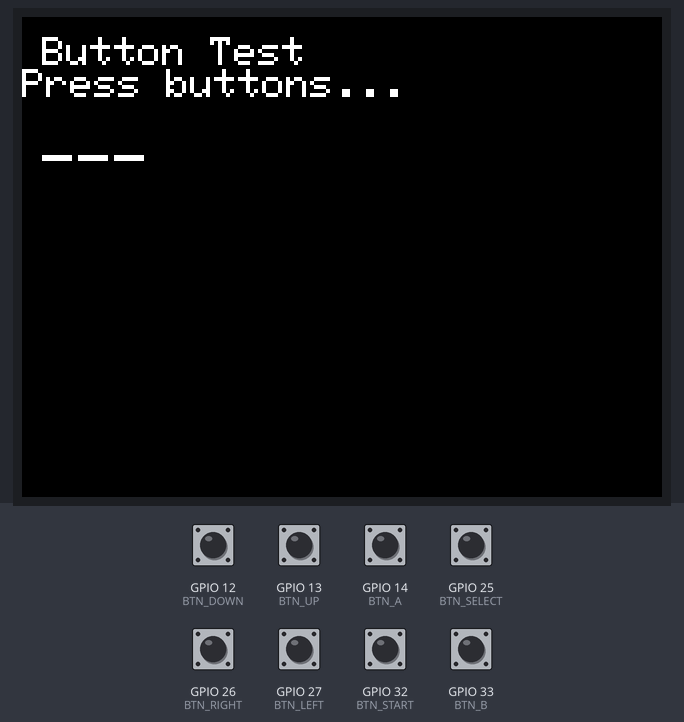
Bench run of a sketch on a simulated ESP32. On the bench: 320×240 colour display. Inputs (shaded band) come from the test bench; at power-on: GPIO 12 (BTN_DOWN), GPIO 13 (BTN_UP), GPIO 14 (BTN_A), GPIO 25 (BTN_SELECT), GPIO 26 (BTN_RIGHT), GPIO 27 (BTN_LEFT), GPIO 32 (BTN_START), GPIO 33 (BTN_B) HIGH. What the sketch prints to the serial monitor is not drawn.

Above: at 1.4 s.
1.5 s: GPIO 12 (BTN_DOWN) pulled LOW for 0.15 s
At 1.61 s:
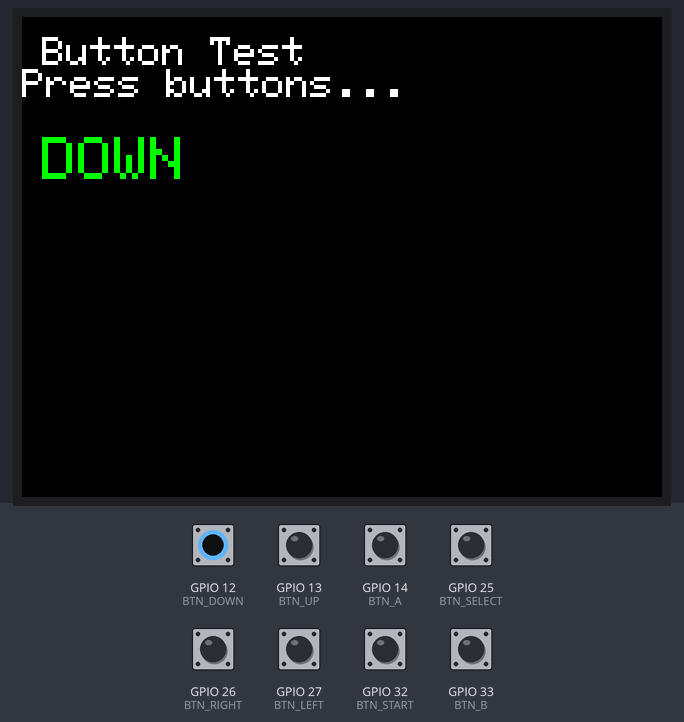
3.1 s: GPIO 13 (BTN_UP) pulled LOW for 0.15 s
At 3.21 s:
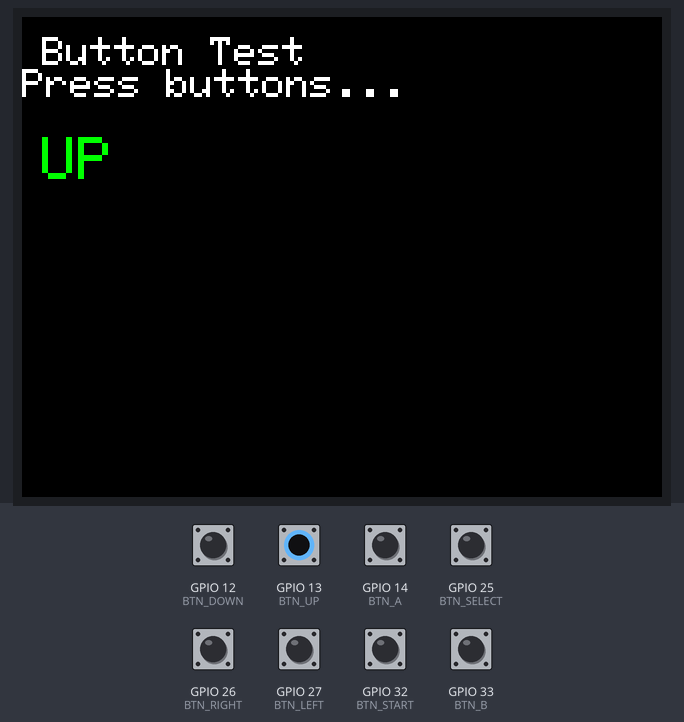
4.7 s: GPIO 14 (BTN_A) pulled LOW for 0.15 s
At 4.81 s:
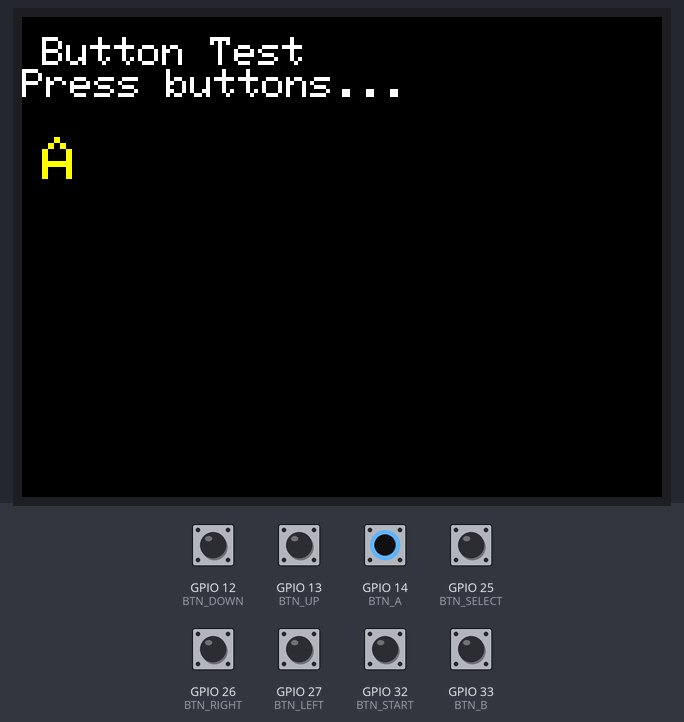
6.3 s: GPIO 25 (BTN_SELECT) pulled LOW for 0.15 s
At 6.41 s:
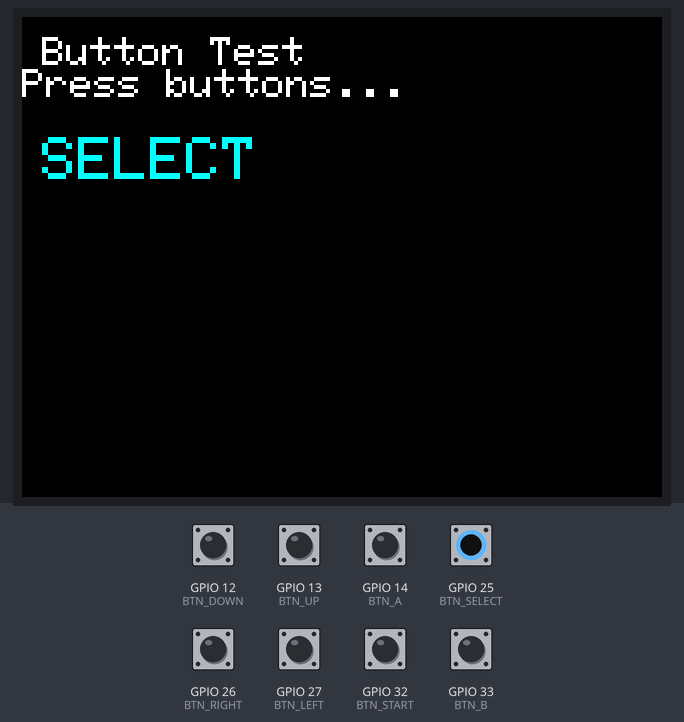
7.9 s: GPIO 26 (BTN_RIGHT) pulled LOW for 0.15 s
At 7.99 s:
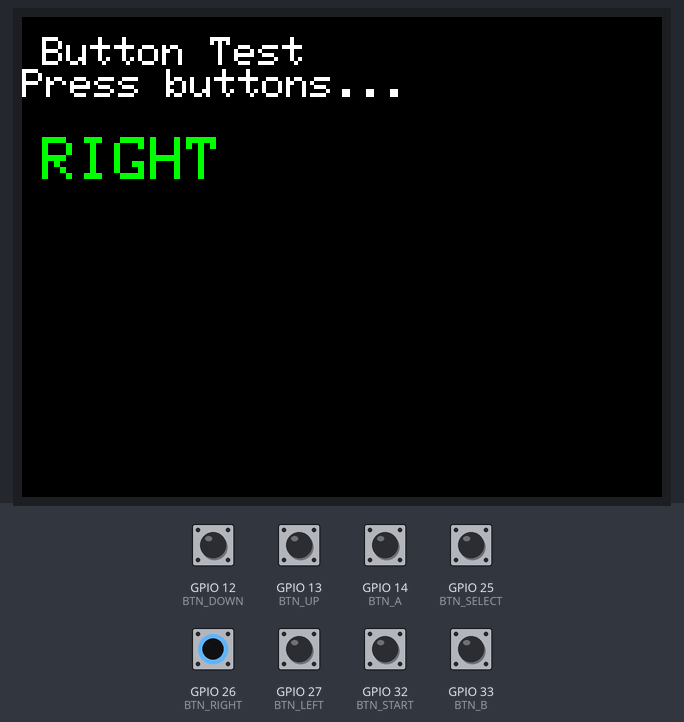
9.5 s: GPIO 27 (BTN_LEFT) pulled LOW for 0.15 s
At 9.59 s:
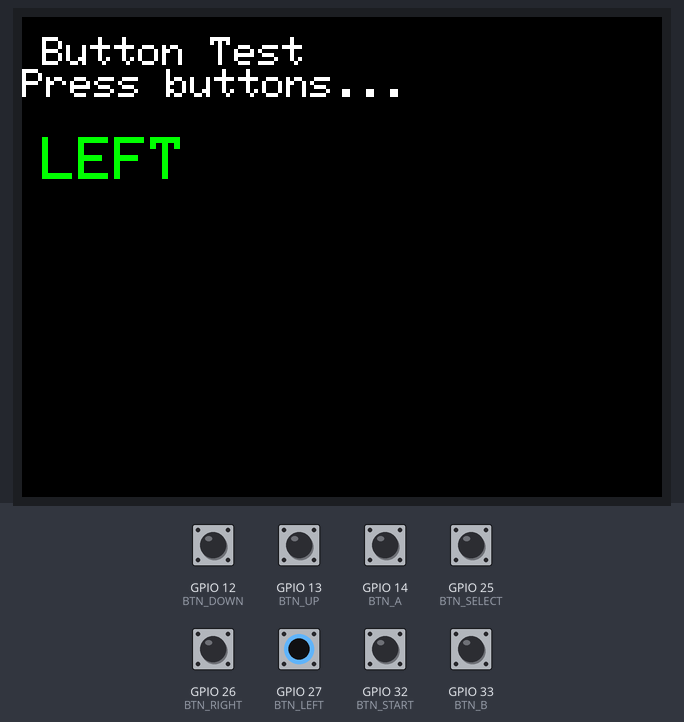
Timing chart, 0 to 12.1 s (numbered marks = the images above; inputs shaded):
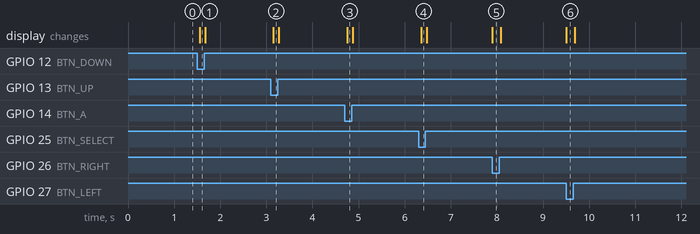

The sketch:

Game_Switch_Control.ino
```cpp
#include <TFT_eSPI.h>

TFT_eSPI tft = TFT_eSPI();

// Button pins - তোমার নতুন configuration
#define BTN_UP     13
#define BTN_DOWN   12
#define BTN_LEFT   27
#define BTN_RIGHT  26
#define BTN_A      14
#define BTN_B      33
#define BTN_START  32
#define BTN_SELECT 25

void setup() {
  Serial.begin(115200);

  // Display setup
  tft.init();
  tft.setRotation(1);
  tft.fillScreen(TFT_BLACK);
  tft.setTextColor(TFT_WHITE, TFT_BLACK);
  tft.setTextSize(2);

  // Button setup - INPUT_PULLUP mode
  pinMode(BTN_UP, INPUT_PULLUP);
  pinMode(BTN_DOWN, INPUT_PULLUP);
  pinMode(BTN_LEFT, INPUT_PULLUP);
  pinMode(BTN_RIGHT, INPUT_PULLUP);
  pinMode(BTN_A, INPUT_PULLUP);
  pinMode(BTN_B, INPUT_PULLUP);
  pinMode(BTN_START, INPUT_PULLUP);
  pinMode(BTN_SELECT, INPUT_PULLUP);

  tft.setCursor(10, 10);
  tft.println("Button Test");
  tft.println("Press buttons...");

  Serial.println("Button test ready!");
}

void loop() {
  tft.fillRect(10, 60, 300, 30, TFT_BLACK);
  tft.setCursor(10, 60);
  tft.setTextSize(3);

  // Check each button
  if(!digitalRead(BTN_UP)) {
    tft.setTextColor(TFT_GREEN);
    tft.println("UP");
    Serial.println("UP pressed");
  }
  else if(!digitalRead(BTN_DOWN)) {
    tft.setTextColor(TFT_GREEN);
    tft.println("DOWN");
    Serial.println("DOWN pressed");
  }
  else if(!digitalRead(BTN_LEFT)) {
    tft.setTextColor(TFT_GREEN);
    tft.println("LEFT");
    Serial.println("LEFT pressed");
  }
  else if(!digitalRead(BTN_RIGHT)) {
    tft.setTextColor(TFT_GREEN);
    tft.println("RIGHT");
    Serial.println("RIGHT pressed");
  }
  else if(!digitalRead(BTN_A)) {
    tft.setTextColor(TFT_YELLOW);
    tft.println("A");
    Serial.println("A pressed");
  }
  else if(!digitalRead(BTN_B)) {
    tft.setTextColor(TFT_YELLOW);
    tft.println("B");
    Serial.println("B pressed");
  }
  else if(!digitalRead(BTN_START)) {
    tft.setTextColor(TFT_CYAN);
    tft.println("START");
    Serial.println("START pressed");
  }
  else if(!digitalRead(BTN_SELECT)) {
    tft.setTextColor(TFT_CYAN);
    tft.println("SELECT");
    Serial.println("SELECT pressed");
  }
  else {
    tft.setTextColor(TFT_WHITE);
    tft.println("---");
  }

  delay(50);
}
```

Measured:
- after the input at 1.5 s, the display: changes after 0.05 s (image 1)
- after the input at 3.1 s, the display: changes after 0.05 s (image 2)
- after the input at 4.7 s, the display: changes after 0.06 s (image 3)
- after the input at 6.3 s, the display: changes after 0.06 s (image 4)
- after the input at 7.9 s, the display: changes at once (image 5)
- after the input at 9.5 s, the display: changes at once (image 6)
